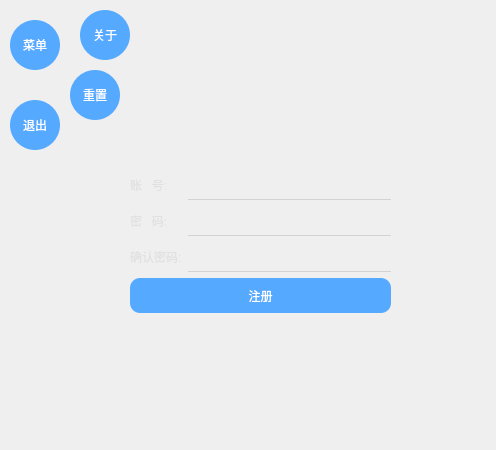
<?xml version="1.0" encoding="UTF-8"?>
<ui version="4.0">
 <class>Form</class>
 <widget class="QWidget" name="Form">
  <property name="geometry">
   <rect>
    <x>0</x>
    <y>0</y>
    <width>496</width>
    <height>450</height>
   </rect>
  </property>
  <property name="sizePolicy">
   <sizepolicy hsizetype="Minimum" vsizetype="Fixed">
    <horstretch>0</horstretch>
    <verstretch>0</verstretch>
   </sizepolicy>
  </property>
  <property name="minimumSize">
   <size>
    <width>0</width>
    <height>35</height>
   </size>
  </property>
  <property name="maximumSize">
   <size>
    <width>500</width>
    <height>450</height>
   </size>
  </property>
  <property name="windowTitle">
   <string>Form</string>
  </property>
  <property name="styleSheet">
   <string notr="true">
QWidget#Form {
	border-image: url(:/register/images/register.jpg);
}

</string>
  </property>
  <widget class="QPushButton" name="main_menue_btn">
   <property name="geometry">
    <rect>
     <x>10</x>
     <y>20</y>
     <width>50</width>
     <height>50</height>
    </rect>
   </property>
   <property name="styleSheet">
    <string notr="true">QPushButton {
	border-radius: 25px;
	background-color: rgb(85, 170, 255);
	color: rgb(255, 255, 255);
}
QPushButton:hover {
	border: 4px double rgb(11, 1, 126)
}
QPushButton:checked {
	background-color: rgb(0, 85, 127);
}</string>
   </property>
   <property name="text">
    <string>菜单</string>
   </property>
   <property name="checkable">
    <bool>true</bool>
   </property>
  </widget>
  <widget class="QPushButton" name="exit_menue_btn">
   <property name="geometry">
    <rect>
     <x>10</x>
     <y>100</y>
     <width>50</width>
     <height>50</height>
    </rect>
   </property>
   <property name="styleSheet">
    <string notr="true">QPushButton {
	border-radius: 25px;
	background-color: rgb(85, 170, 255);
	color: rgb(255, 255, 255);
}
QPushButton:hover {
	border: 4px double rgb(11, 1, 126)
}
QPushButton:checked {
	background-color: rgb(0, 85, 127);
}</string>
   </property>
   <property name="text">
    <string>退出</string>
   </property>
   <property name="checkable">
    <bool>true</bool>
   </property>
  </widget>
  <widget class="QPushButton" name="reset_menue_btn">
   <property name="geometry">
    <rect>
     <x>70</x>
     <y>70</y>
     <width>50</width>
     <height>50</height>
    </rect>
   </property>
   <property name="styleSheet">
    <string notr="true">QPushButton {
	border-radius: 25px;
	background-color: rgb(85, 170, 255);
	color: rgb(255, 255, 255);
}
QPushButton:hover {
	border: 4px double rgb(11, 1, 126)
}
QPushButton:checked {
	background-color: rgb(0, 85, 127);
}</string>
   </property>
   <property name="text">
    <string>重置</string>
   </property>
   <property name="checkable">
    <bool>true</bool>
   </property>
  </widget>
  <widget class="QPushButton" name="pushButton_5">
   <property name="geometry">
    <rect>
     <x>80</x>
     <y>10</y>
     <width>50</width>
     <height>50</height>
    </rect>
   </property>
   <property name="styleSheet">
    <string notr="true">QPushButton {
	border-radius: 25px;
	background-color: rgb(85, 170, 255);
	color: rgb(255, 255, 255);
}
QPushButton:hover {
	border: 4px double rgb(11, 1, 126)
}
QPushButton:checked {
	background-color: rgb(0, 85, 127);
}</string>
   </property>
   <property name="text">
    <string>关于</string>
   </property>
   <property name="checkable">
    <bool>true</bool>
   </property>
  </widget>
  <widget class="QWidget" name="layoutWidget">
   <property name="geometry">
    <rect>
     <x>130</x>
     <y>170</y>
     <width>261</width>
     <height>161</height>
    </rect>
   </property>
   <property name="styleSheet">
    <string>color: rgb(225, 225, 225);
font: 10pt &quot;黑体&quot;;</string>
   </property>
   <layout class="QFormLayout" name="formLayout">
    <item row="0" column="0">
     <widget class="QLabel" name="label">
      <property name="styleSheet">
       <string notr="true">color: rgb(225, 225, 225);
font: 10pt &quot;黑体&quot;;</string>
      </property>
      <property name="text">
       <string>账   号:</string>
      </property>
     </widget>
    </item>
    <item row="1" column="0">
     <widget class="QLabel" name="label_2">
      <property name="styleSheet">
       <string>color: rgb(225, 225, 225);
font: 10pt &quot;黑体&quot;;</string>
      </property>
      <property name="text">
       <string>密   码:</string>
      </property>
     </widget>
    </item>
    <item row="1" column="1">
     <widget class="QLineEdit" name="lineEdit_2">
      <property name="minimumSize">
       <size>
        <width>0</width>
        <height>30</height>
       </size>
      </property>
      <property name="styleSheet">
       <string notr="true">background-color: transparent;
color: rgb(197, 197, 197);
border:none;
border-bottom:1px solid lightgray;;</string>
      </property>
     </widget>
    </item>
    <item row="2" column="0">
     <widget class="QLabel" name="label_3">
      <property name="styleSheet">
       <string>color: rgb(225, 225, 225);
font: 10pt &quot;黑体&quot;;</string>
      </property>
      <property name="text">
       <string>确认密码:</string>
      </property>
     </widget>
    </item>
    <item row="2" column="1">
     <widget class="QLineEdit" name="lineEdit_3">
      <property name="minimumSize">
       <size>
        <width>0</width>
        <height>30</height>
       </size>
      </property>
      <property name="styleSheet">
       <string notr="true">background-color: transparent;
color: rgb(197, 197, 197);
border:none;
border-bottom:1px solid lightgray;;</string>
      </property>
     </widget>
    </item>
    <item row="0" column="1">
     <widget class="QLineEdit" name="lineEdit">
      <property name="minimumSize">
       <size>
        <width>0</width>
        <height>30</height>
       </size>
      </property>
      <property name="styleSheet">
       <string notr="true">background-color: transparent;
color: rgb(197, 197, 197);
border:none;
border-bottom:1px solid lightgray;;</string>
      </property>
     </widget>
    </item>
    <item row="3" column="0" colspan="2">
     <widget class="QPushButton" name="pushButton">
      <property name="minimumSize">
       <size>
        <width>0</width>
        <height>35</height>
       </size>
      </property>
      <property name="styleSheet">
       <string notr="true">QPushButton{
	color: rgb(255, 255, 255);
	background-color: rgb(85, 170, 255);
	border-radius: 10px;
}
QPushButton:hover{
	background-color: rgb(185, 231, 255);
}
QPushButton:pressed{
	background-color: rgb(4, 14, 148);
}</string>
      </property>
      <property name="text">
       <string>注册</string>
      </property>
     </widget>
    </item>
   </layout>
  </widget>
 </widget>
 <resources>
  <include location="../images.qrc"/>
 </resources>
 <connections>
  <connection>
   <sender>main_menue_btn</sender>
   <signal>clicked()</signal>
   <receiver>Form</receiver>
   <slot>show_hide_menue()</slot>
   <hints>
    <hint type="sourcelabel">
     <x>24</x>
     <y>44</y>
    </hint>
    <hint type="destinationlabel">
     <x>-22</x>
     <y>84</y>
    </hint>
   </hints>
  </connection>
  <connection>
   <sender>pushButton_5</sender>
   <signal>clicked()</signal>
   <receiver>Form</receiver>
   <slot>about_lk()</slot>
   <hints>
    <hint type="sourcelabel">
     <x>102</x>
     <y>47</y>
    </hint>
    <hint type="destinationlabel">
     <x>-63</x>
     <y>180</y>
    </hint>
   </hints>
  </connection>
  <connection>
   <sender>reset_menue_btn</sender>
   <signal>clicked()</signal>
   <receiver>Form</receiver>
   <slot>reset()</slot>
   <hints>
    <hint type="sourcelabel">
     <x>93</x>
     <y>115</y>
    </hint>
    <hint type="destinationlabel">
     <x>-22</x>
     <y>159</y>
    </hint>
   </hints>
  </connection>
  <connection>
   <sender>exit_menue_btn</sender>
   <signal>clicked()</signal>
   <receiver>Form</receiver>
   <slot>exit_pane()</slot>
   <hints>
    <hint type="sourcelabel">
     <x>25</x>
     <y>121</y>
    </hint>
    <hint type="destinationlabel">
     <x>-61</x>
     <y>126</y>
    </hint>
   </hints>
  </connection>
  <connection>
   <sender>pushButton</sender>
   <signal>clicked()</signal>
   <receiver>Form</receiver>
   <slot>check_reqister()</slot>
   <hints>
    <hint type="sourcelabel">
     <x>283</x>
     <y>301</y>
    </hint>
    <hint type="destinationlabel">
     <x>133</x>
     <y>432</y>
    </hint>
   </hints>
  </connection>
 </connections>
 <slots>
  <slot>show_hide_menue()</slot>
  <slot>about_lk()</slot>
  <slot>reset()</slot>
  <slot>exit_pane()</slot>
  <slot>check_reqister()</slot>
 </slots>
</ui>
